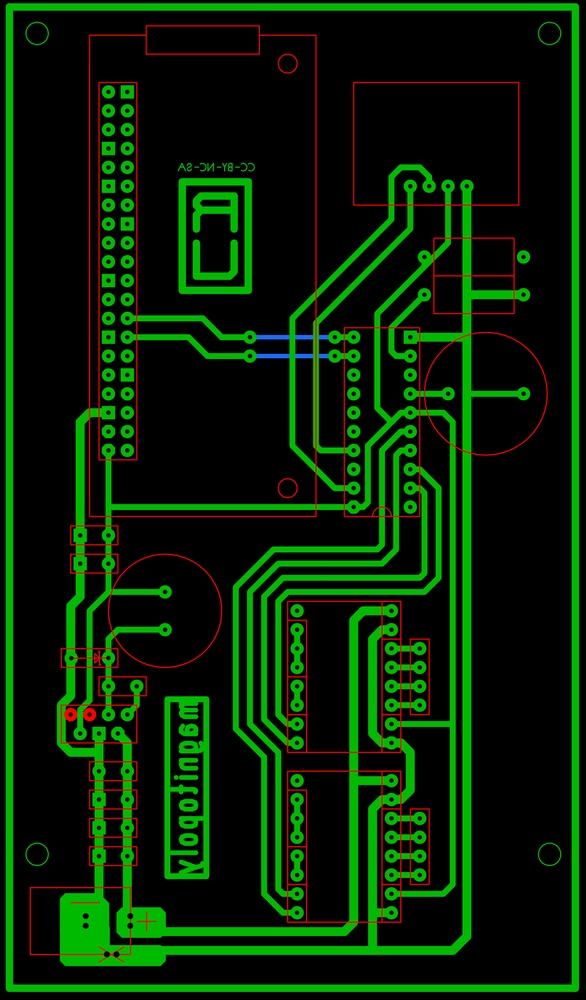
#> input picture magnitopoly.jpg, 586 x 1000 px, shrunk from 3728 x 6359 before the run, given in place of the camera
$ python 'code fur Rasberry Pi zero 2w.py'
#> lines starting #> are read from the running program, lines starting #| are printed output that depends on the picture; after the words box and inside, x2 and y2 are one past the last pixel; in counts of white or black regions, pixels touching at a corner belong together
import cv2
import numpy as np
import RPi.GPIO as GPIO
import time
import threading

"""  КОНСТАНТЫ  """
#   порты
A = 1; B = 2
#   настройки кадра и усреднения
FRAMES_FOR_DETECTION = 5
CAMERA_INDEX = 0
DP = 1
MIN_DIST = 20
PARAM1 = 52
PARAM2 = 28
MIN_RADIUS = 1
MAX_RADIUS = 30
#   текст
font = cv2.FONT_HERSHEY_SIMPLEX
org = (70, 70)
fontScale = 1
color = (0, 0, 255)
thickness = 2
"""  КОНСТАНТЫ\  """

# флаги
trigger = False
busy = False
# настройка портов
GPIO.setmode(GPIO.BCM)
GPIO.setup(A, GPIO.IN, pull_up_down=GPIO.PUD_DOWN)
GPIO.setup(B, GPIO.OUT, initial=GPIO.LOW)

# [4 lines left out: function input_callback, not called in this run]

# обработчик фронта
GPIO.add_event_detect(A, GPIO.RISING, callback=input_callback, bouncetime=200)

# [54 lines left out: functions detect_circles, pulse_output, not called in this run]

def main_loop():
    global trigger, busy
    camera_stream = cv2.VideoCapture(CAMERA_INDEX)
    # обработка если камера не открыта
    if not camera_stream.isOpened(): return
    last_detected = "-"

    try:
        while True:
            ret, image = camera_stream.read()
#> image is the input picture: shape (1000, 586, 3); mean B, G, R 2.8, 35.4, 6.8
            # если не прочиталось
            if not ret:
                time.sleep(0.1)
                continue
            image = cv2.flip(image, 1)
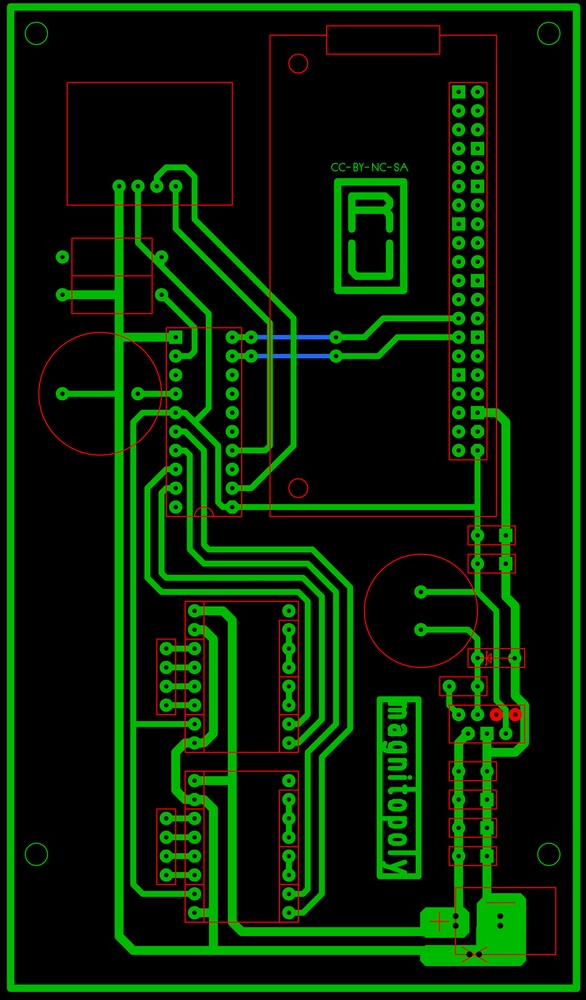
#> image: shape (1000, 586, 3); mean B, G, R 2.8, 35.4, 6.8

            if trigger and not busy:
                trigger = False
                detected_count = detect_circles(camera_stream, frames=FRAMES_FOR_DETECTION)
                last_detected = str(detected_count)
                thread = threading.Thread(target=pulse_output, args=(detected_count, 1), daemon=True)
                thread.start()
            try: avg_show = int(last_detected) if last_detected != "-" else "-"
            except: avg_show = "-"
            image = cv2.putText(image, str(avg_show), org, font, fontScale, color, thickness, cv2.LINE_AA)
#> image: shape (1000, 586, 3); 0.02% of pixels changed, all inside (x1, y1, x2, y2) = (72, 59, 95, 64)
            cv2.rectangle(image, (60, 40), (160, 80), color, thickness)
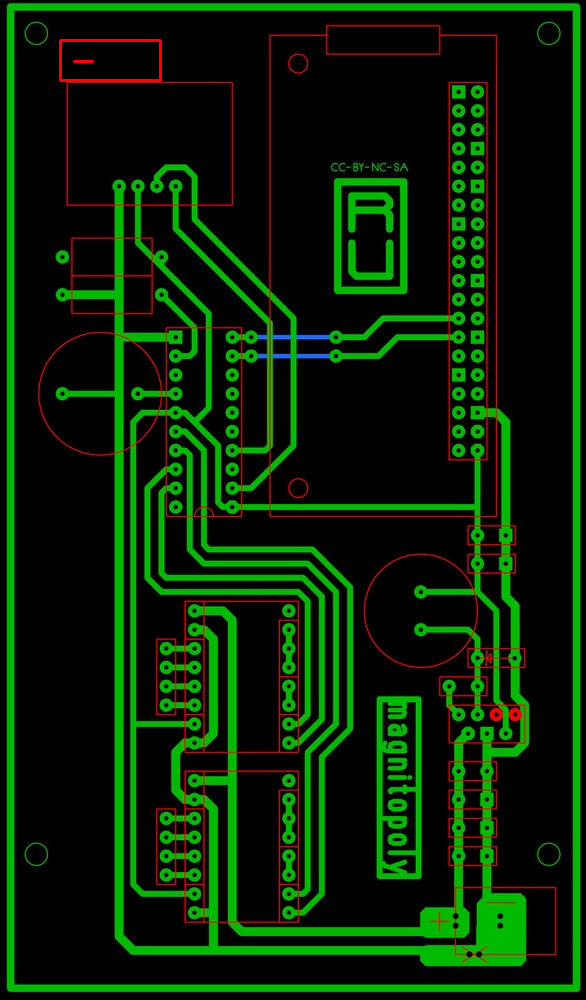
#> image: shape (1000, 586, 3); mean B, G, R 2.8, 35.4, 7.1
            cv2.imshow("Detected Circle", image)

            k = cv2.waitKey(1) & 0xFF
#> (key q is pressed here)
            if k == ord("q"):
                # выход по нажатию "q"
                break

    except KeyboardInterrupt:
        # выход из-за KeyboardInterrupt
        a = 1
    finally:
        camera_stream.release()
        cv2.destroyAllWindows()
if __name__ == "__main__":
    try: main_loop()

    finally: GPIO.cleanup()
